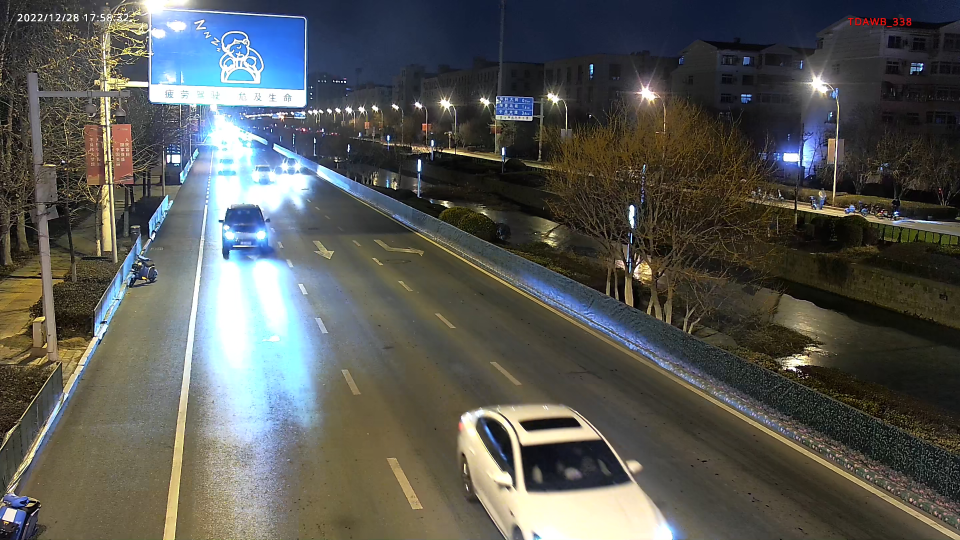
#> input picture img/00001.jpg, 2880 x 1620 px, given as the content of the folder D:/Dataset/data/genrain/dustSource, which was not available (shown at 1/3 size)
$ python raindust_generator3.py   (older library calls are emulated)
#> lines starting #> are read from the running program, lines starting #| are printed output that depends on the picture
#> further down, img is the input picture: shape (1620, 2880, 3); mean B, G, R 84.7, 88.6, 87.4
"""
# @Time    : 2022/8/12 14:33
# @File    : dust_generator.py
# @Author  : rezheaiba
"""
import math

"""
# @Time     : 2022/8/11 11:16
# @File     : dust.py
# @Author   : rezheaiba
"""
import os

from cv2 import cv2
import numpy as np
from imagecorruptions import corrupt


# 首先，我们需要生成不同密度的随机噪声来模拟不同大小的雨量，于是利用了下面的函数来生成。
# 主要的使用了均匀随机数和阈值来控制噪声的水平。由于生成噪声是浮点数，所以在value上乘了尺度缩小因子。
def get_noise(img, value=10):
    '''
    #生成噪声图像
    >> 输入： img图像

        value= 大小控制雨滴的多少
    >> 返回图像大小的模糊噪声图像
    '''

    noise = np.random.uniform(0, 256, img.shape[0:2])
    # 控制噪声水平，取浮点数，只保留最大的一部分作为噪声
    v = value * 0.01
    # 置黑
    noise[np.where(noise < (256 - v))] = 0

    noise[noise > 253] = 255

    # 噪声做初次模糊
    k = np.array([[0, 0.1, 0],
                  [0.1, 16, 0.1],
                  [0, 0.1, 0]])

    noise = cv2.filter2D(noise, -1, k)

    # 可以输出噪声看看
    # cv2.imshow('img',noise)
    # cv2.waitKey()
    # cv2.destroyAllWindows()
    return noise


# 随后，需要对噪声拉长、旋转方向，模拟不同大小和方向的雨水。
def dust_blur(noise, noise2, noise3, length=10, length2=10, length3=10, angle1=0, angle2=0, angle3=0, w=1, w2=1, w3=1):
    '''
    将噪声加上运动模糊,模仿雨滴

    >>输入
    noise：输入噪声图，shape = img.shape[0:2]
    length: 对角矩阵大小，表示雨滴的长度
    angle： 倾斜的角度，逆时针为正
    w:      雨滴大小

    >>输出带模糊的噪声

    '''
#> called with length = 140, length2 = 101, length3 = 80, angle1 = 82, angle2 = -43, angle3 = 27, w = 3, w2 = 3

    # 这里由于对角阵自带45度的倾斜，逆时针为正，所以加了-45度的误差，保证开始为正
    trans = cv2.getRotationMatrix2D((length / 2, length / 2), angle1 - 45, 1 - length / 100.0)
    dig = np.diag(np.ones(length))  # 生成对角矩阵
    k = cv2.warpAffine(dig, trans, (length, length))  # 生成模糊核
    k = cv2.GaussianBlur(k, (w, w), 0)  # 高斯模糊这个旋转后的对角核，使得雨有宽度

    # k = k / length                         #是否归一化

    blurred = cv2.filter2D(noise, -1, k)  # 用刚刚得到的旋转后的核，进行滤波
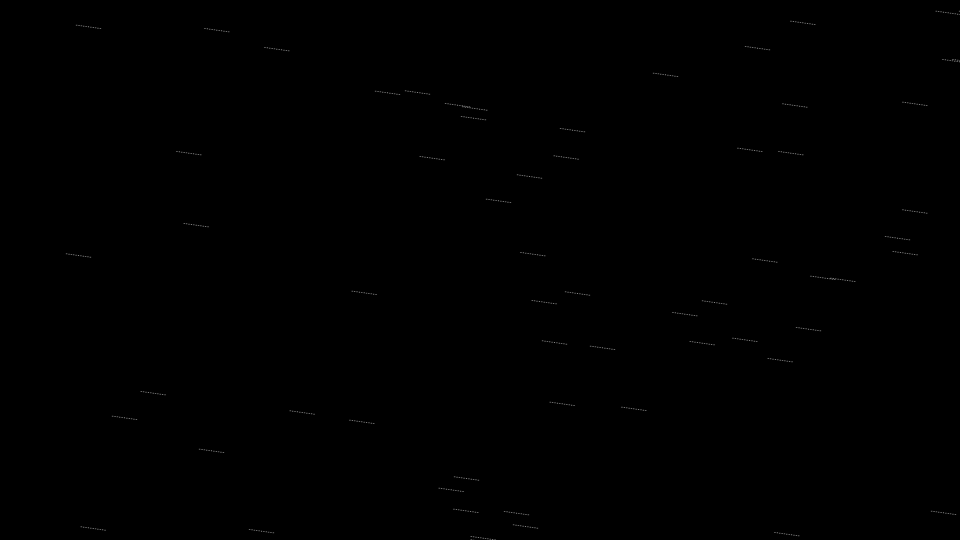
#> blurred: shape (1620, 2880) float64 (shown at 1/3 size); min -3.01e-13, max 1552.3, mean 1.2; drawn with min black and max white

    # 转换到0-255区间
    # cv2.normalize(blurred, blurred, 0, 255, cv2.NORM_MINMAX)

    # 这里由于对角阵自带45度的倾斜，逆时针为正，所以加了-45度的误差，保证开始为正
    trans2 = cv2.getRotationMatrix2D((length2 / 2, length2 / 2), angle2 - 45, 1 - length2 / 100.0)
    dig2 = np.diag(np.ones(length2))  # 生成对角矩阵
    k2 = cv2.warpAffine(dig2, trans2, (length2, length2))  # 生成模糊核
    k2 = cv2.GaussianBlur(k2, (w2, w2), 0)  # 高斯模糊这个旋转后的对角核，使得雨有宽度

    # k = k / length                         #是否归一化

    blurred2 = cv2.filter2D(noise2, -1, k2)  # 用刚刚得到的旋转后的核，进行滤波
#> blurred2: shape (1620, 2880) float64; every value is 0

    trans3 = cv2.getRotationMatrix2D((length3 / 2, length3 / 2), angle3 - 45, 1 - length3 / 100.0)
    dig3 = np.diag(np.ones(length3))  # 生成对角矩阵
    k3 = cv2.warpAffine(dig3, trans3, (length3, length3))  # 生成模糊核
    k3 = cv2.GaussianBlur(k3, (w3, w3), 0)  # 高斯模糊这个旋转后的对角核，使得雨有宽度

    # k = k / length                         #是否归一化

    blurred3 = cv2.filter2D(noise3, -1, k3)  # 用刚刚得到的旋转后的核，进行滤波

    blurred = blurred3 + blurred2 + blurred
    # 转换到0-255区间
    cv2.normalize(blurred, blurred, 0, 255, cv2.NORM_MINMAX)

    blurred = np.array(blurred, dtype=np.uint8)

    cv2.imshow('img', blurred)
    cv2.waitKey()
    cv2.destroyAllWindows()

    return blurred


def alpha_dust(dust, img, alpha=0.6, beta=0.8):
    # 输入雨滴噪声和图像
    # beta = 0.8   #results weight
    # 显示下雨效果

    # expand dimensin
    # 将二维雨噪声扩张为三维单通道
    # 并与图像合成在一起形成带有alpha通道的4通道图像
    dust = np.expand_dims(dust, 2)
    dust_effect = np.concatenate((img, dust), axis=2)  # add alpha channel

    dust_result = img.copy()  # 拷贝一个掩膜
    dust_result = alpha * dust_result
    dust = np.array(dust, dtype=np.float32)  # 数据类型变为浮点数，后面要叠加，防止数组越界要用32位

    dust_result[:, :, 0] = dust_result[:, :, 0] * (255 - dust[:, :, 0]) / 255.0 + beta * dust[:, :, 0]
    dust_result[:, :, 1] = dust_result[:, :, 1] * (255 - dust[:, :, 0]) / 255 + beta * dust[:, :, 0]
    dust_result[:, :, 2] = dust_result[:, :, 2] * (255 - dust[:, :, 0]) / 255 + beta * dust[:, :, 0]
    # 对每个通道先保留雨滴噪声图对应的黑色（透明）部分，再叠加白色的雨滴噪声部分（有比例因子）
    return dust_result
    # cv2.imshow('dust_effct_result', dust_result)
    # cv2.waitKey()
    # cv2.destroyAllWindows()


def transform_dust(img, ratio):  # 鱼眼效果
    rows, cols, c = img.shape
    center_x, center_y = rows / ratio, cols / ratio
    # radius = min(center_x,center_y)
    radius = math.sqrt(rows ** 2 + cols ** 2) / 2
    new_img = img.copy()
    for i in range(rows):
        for j in range(cols):
            dis = math.sqrt((i - center_x) ** 2 + (j - center_y) ** 2)
            if dis <= radius:
                new_i = np.int(np.round(dis / radius * (i - center_x) + center_x))
                new_j = np.int(np.round(dis / radius * (j - center_y) + center_y))
                new_img[i, j] = img[new_i, new_j]
                # print((i,j),'\t',(new_i,new_j))
    return new_img


def add_dust(dust, img, alpha, beta):
    # [9 lines of commented-out code are left out]
    dust = np.expand_dims(dust, 2)
    dust = np.repeat(dust, 3, 2)
#> (the run stopped early here; a loop or call above may not have finished)

$ run again, on img/00005.jpg
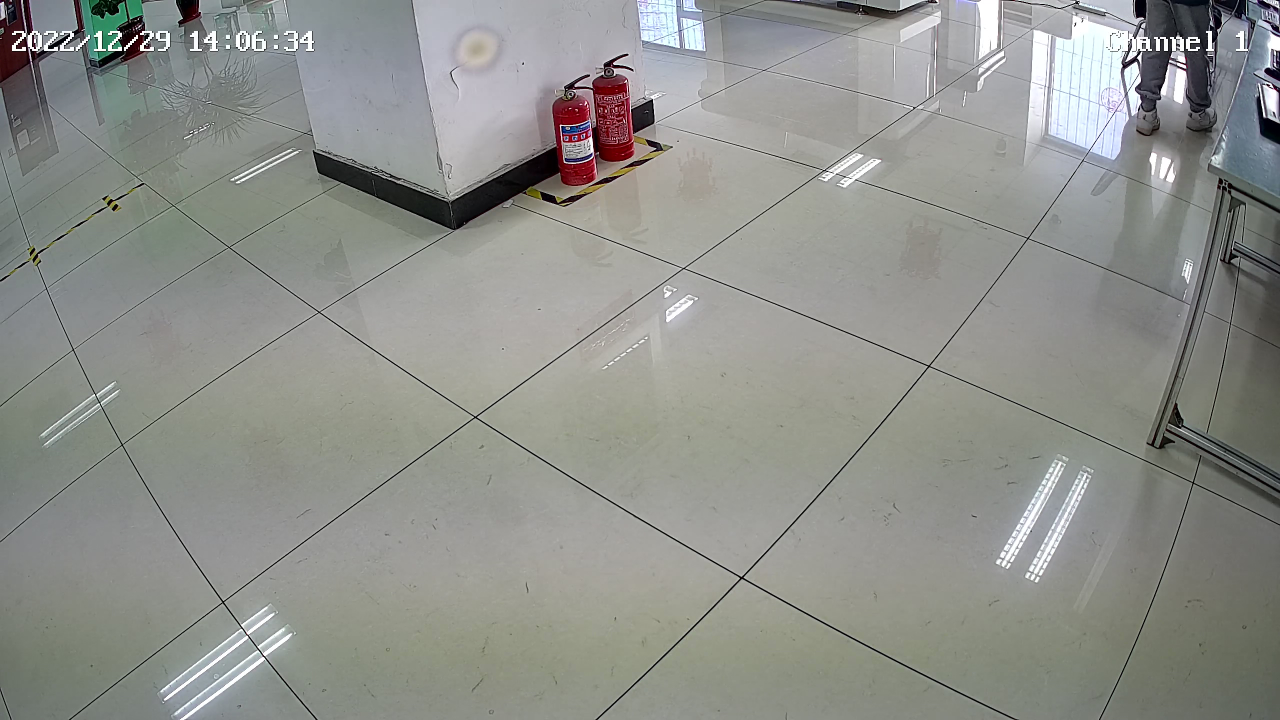
#> input picture img/00005.jpg, 2560 x 1440 px, given as the content of the folder D:/Dataset/data/genrain/dustSource, which was not available (shown at 1/2 size)
#> img is the input picture: shape (1440, 2560, 3); mean B, G, R 139.8, 144.8, 142.9
#> in dust_blur, `blurred = cv2.filter2D(noise, -1, k)`:
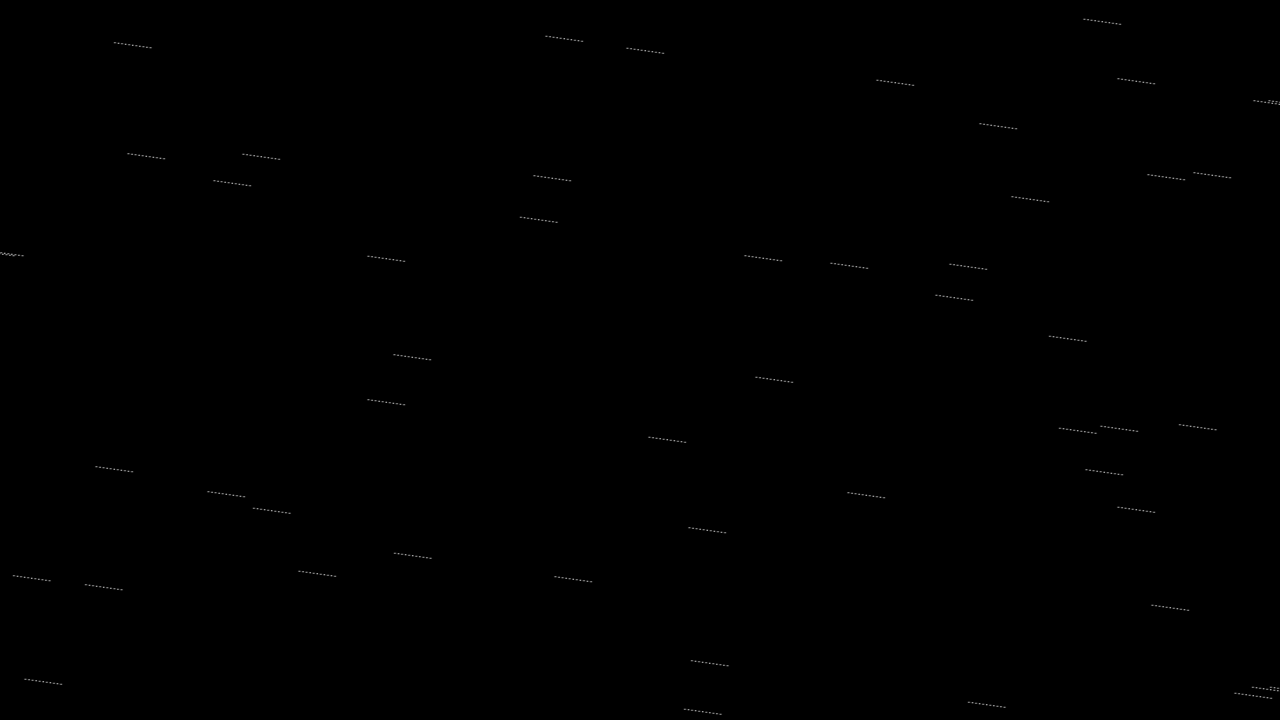
#> blurred: shape (1440, 2560) float64 (shown at 1/2 size); min -3.91e-13, max 1552.4, mean 1.2; drawn with min black and max white
#> blurred2: shape (1440, 2560) float64; every value is 0

$ run again, on img/00007.jpg
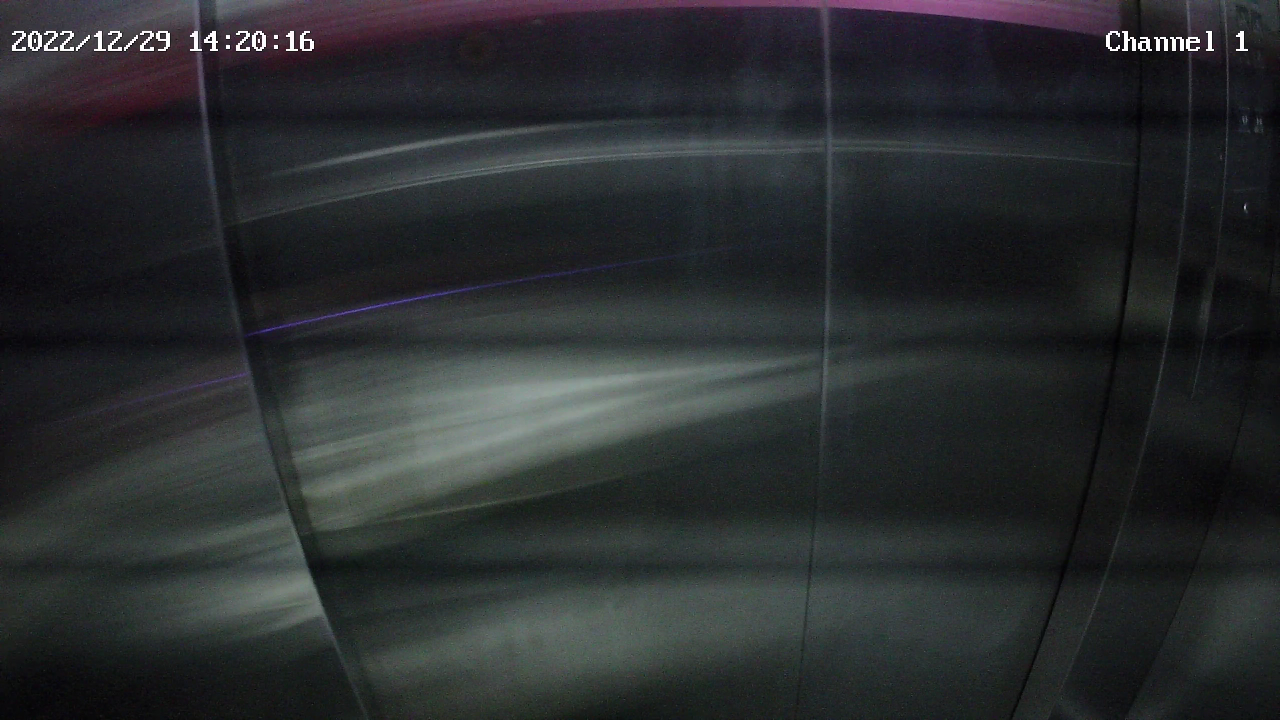
#> input picture img/00007.jpg, 2560 x 1440 px, given as the content of the folder D:/Dataset/data/genrain/dustSource, which was not available (shown at 1/2 size)
#> img is the input picture: shape (1440, 2560, 3); mean B, G, R 46.5, 44.7, 41.9
#> in dust_blur, `blurred = cv2.filter2D(noise, -1, k)`:
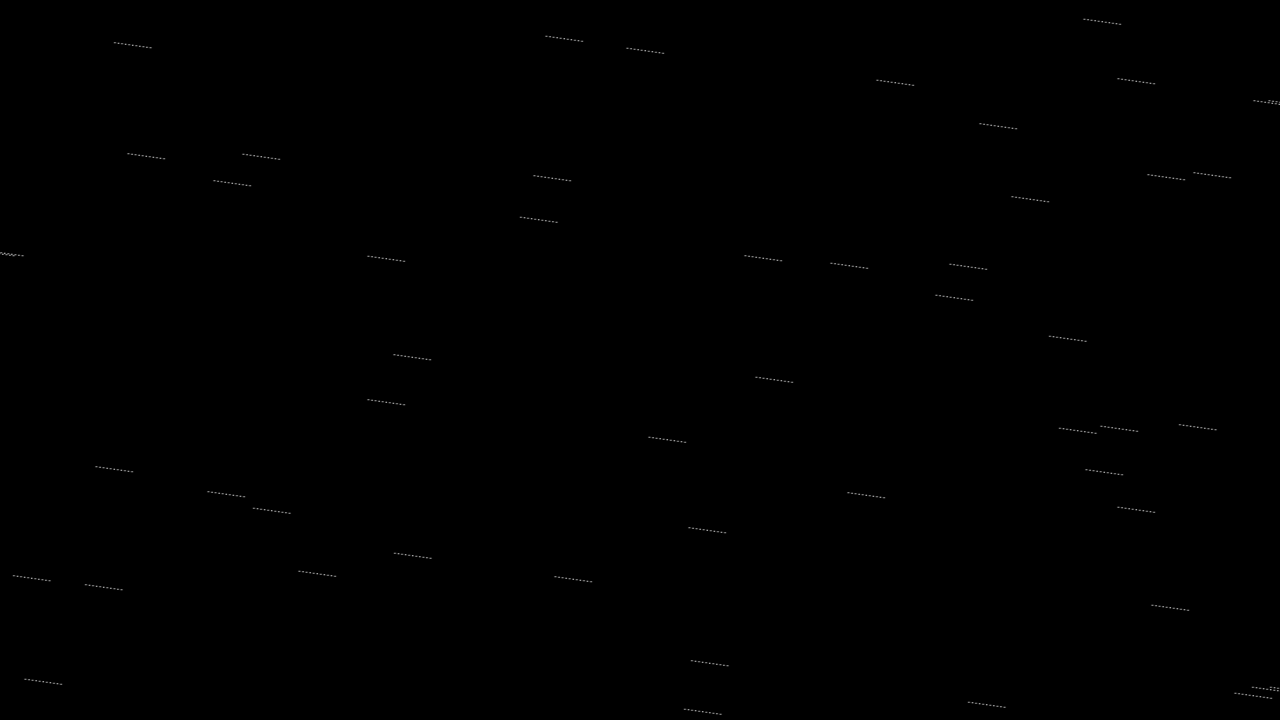
#> blurred: shape (1440, 2560) float64 (shown at 1/2 size); min -3.91e-13, max 1552.4, mean 1.2; drawn with min black and max white
#> blurred2: shape (1440, 2560) float64; every value is 0
